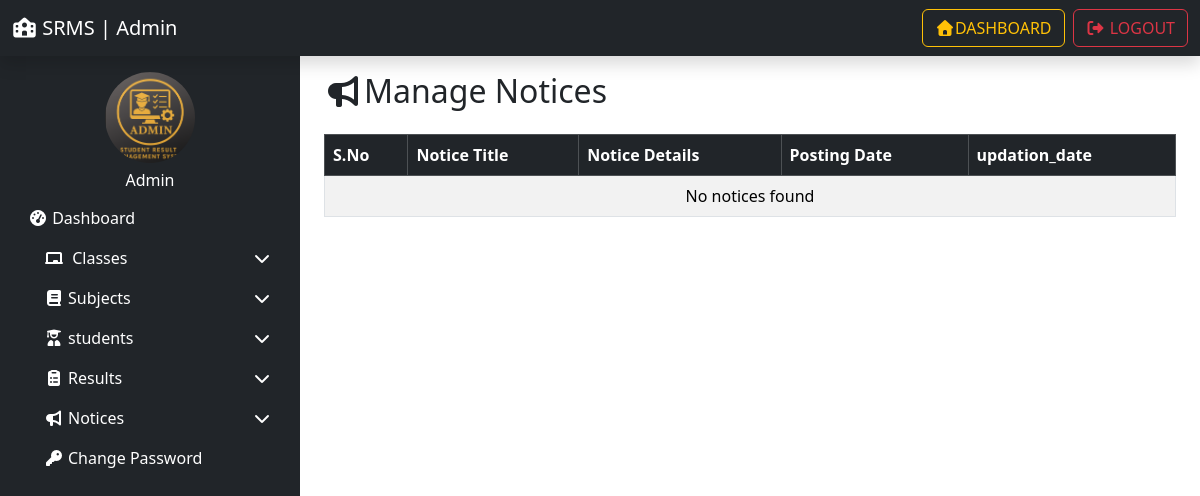
The page /manage_notice/ (signed in) on the database as committed earlier.
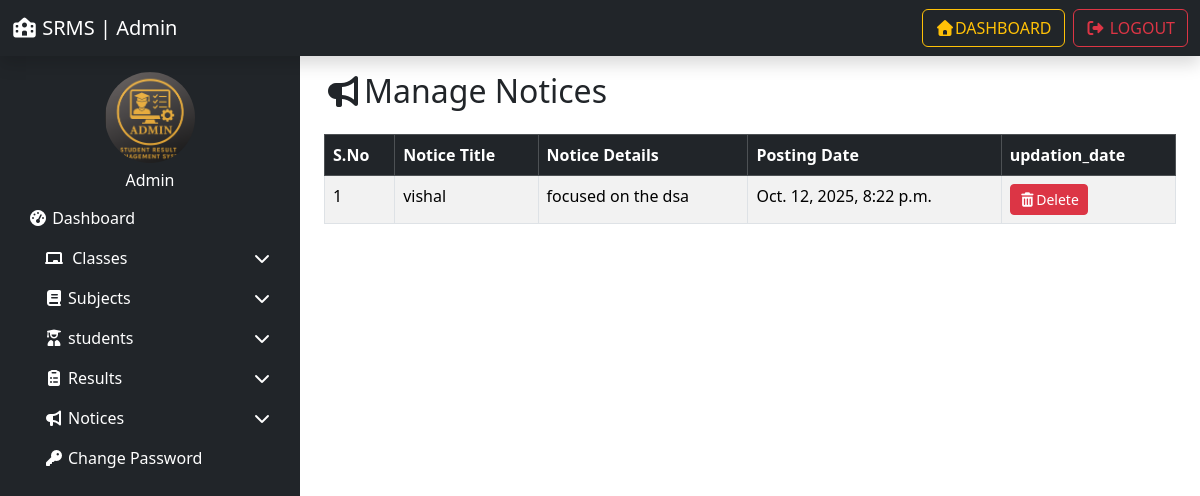
The same page on the database as committed later.
### resultapp/models.py (models this page shows, shortened)
class Notice(models.Model):
    title = models.CharField(max_length=100)
    detail = models.TextField()
    posting_date = models.DateTimeField(auto_now_add=True)
    updation_date = models.DateTimeField(auto_now=True)

### resultapp/views.py (the view, shortened to what this page needs)
# urls.py: path('manage_notice/',manage_notice, name='manage_notice'),
@login_required
def manage_notice(request):
    notices = Notice.objects.all()
    return render(request, "manage_notice.html", locals())

### resultapp/templates/manage_notice.html (shortened to what this page needs)
{% extends 'admin_base.html' %}
{% load static %}
{% block content %}
<div class="container">
     <h2 class="mb-4"><i class="fas fa-bullhorn "></i>Manage  Notices</h2>
  <table class="table table-bordered  table-striped ">
           <thead class="table-dark">
            <tr>
                  <th>S.No</th>
                   <th>Notice Title</th>
                    <th>Notice Details</th>
                      <th>Posting Date</th>
                         <th>updation_date</th>
            </tr>
           </thead>
           <tbody>
            {% for i in notices %}
            <tr>
                  <td>{{forloop.counter}}</td>
                  <td>{{i.title}}</td>
                   <td>{{i.detail}}</td>
                   <td>{{i.posting_date}}</td>
                    <td>
                         <a href="?delete={{i.id}}" onclick="return confirm('Are you want sure to delete this notice?')" class="btn btn-danger btn-sm" ><i class="fas fa-trash-alt"></i>Delete</a>
                    </td>
            </tr>
            {% empty %}
            <tr>
                  <td colspan="6" class="text-center">
                       No notices  found
                  </td>
            </tr>
            {% endfor %}
           </tbody>
  </table>
</div>
{% endblock %}

Rows that differ between the two databases and show on the page:
added Notice: title "vishal", detail "focused on the dsa", posting_date "Oct. 12, 2025, 8:22 p.m."
Other text that changed with them:
text no longer shown: "No notices found"
